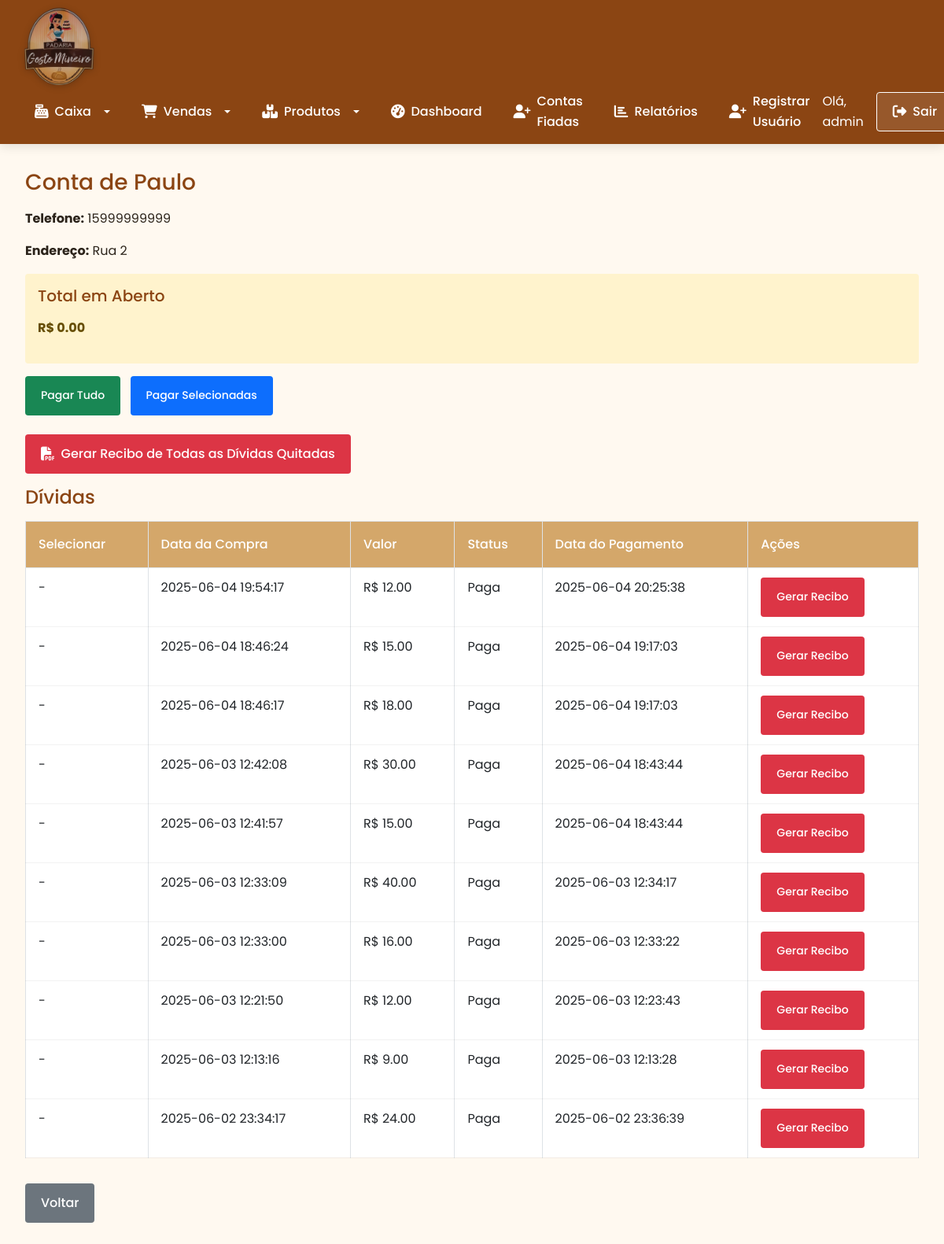
The app's page /ver_conta_cliente/1 (signed in), older data.
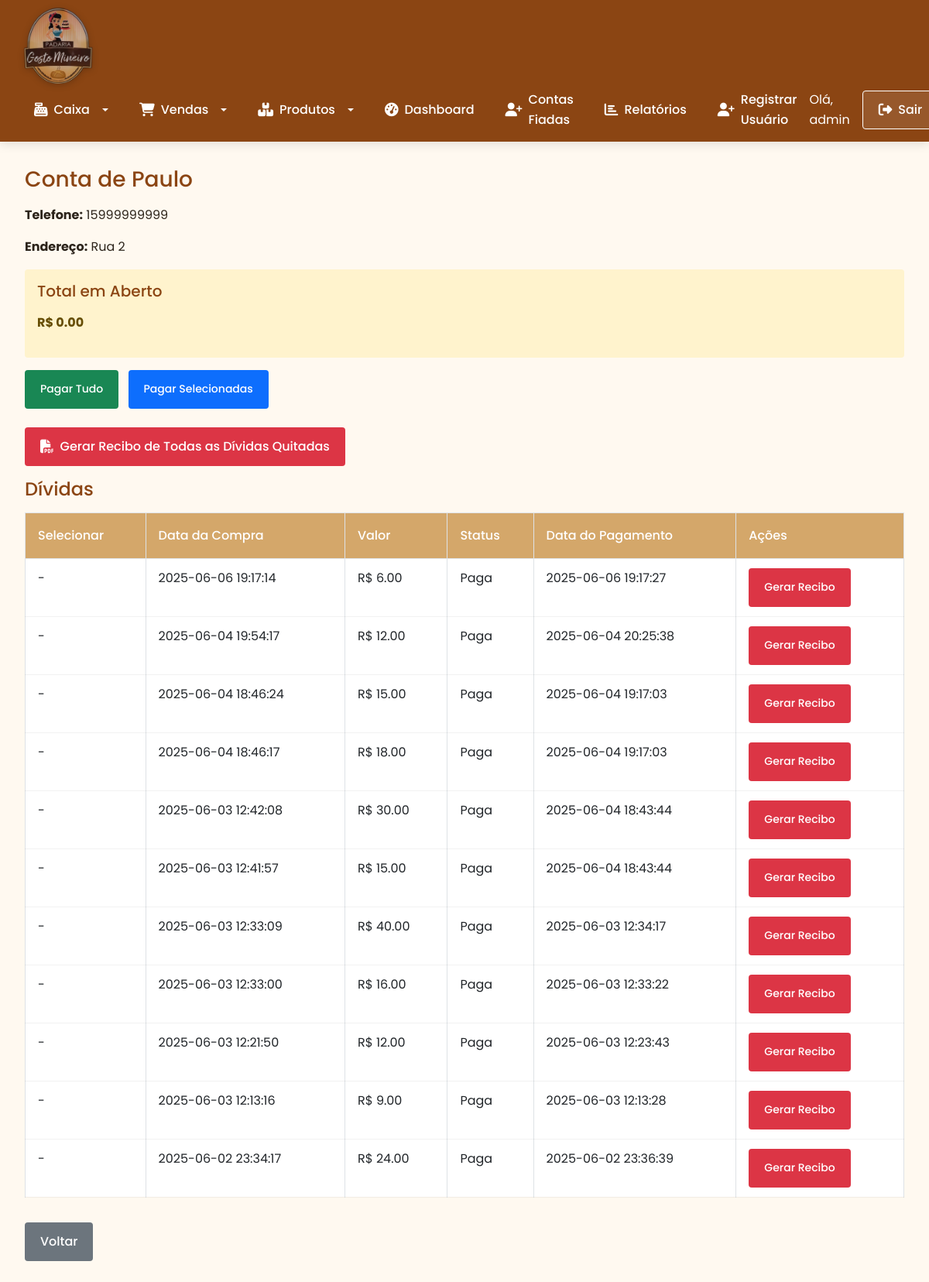
The same page, newer data.
### tables this page shows
CREATE TABLE contas_fiadas (
    id INTEGER PRIMARY KEY AUTOINCREMENT,
    cliente_id INTEGER NOT NULL,
    venda_id INTEGER NOT NULL,
    valor REAL NOT NULL,
    pago BOOLEAN DEFAULT 0,
    data_venda TEXT NOT NULL,
    data_pagamento TEXT,
    FOREIGN KEY(cliente_id) REFERENCES clientes(id),
    FOREIGN KEY(venda_id) REFERENCES vendas(id)
);

CREATE TABLE vendas (
    id INTEGER PRIMARY KEY AUTOINCREMENT,
    data_hora TEXT NOT NULL,
    usuario_id INTEGER NOT NULL,
    valor_total REAL NOT NULL,
    forma_pagamento TEXT NOT NULL,
    FOREIGN KEY(usuario_id) REFERENCES usuarios(id)
);

### app.py (the view)
@app.route('/ver_conta_cliente/<int:cliente_id>')
@login_required
def ver_conta_cliente(cliente_id):
    db = get_db()
    cliente = db.execute('SELECT * FROM clientes WHERE id = ?', (cliente_id,)).fetchone()
    if not cliente:
        flash("Cliente não encontrado.")
        return redirect(url_for('listar_clientes'))
    dividas = db.execute('''
        SELECT f.id, v.data_hora, f.valor, c.nome, f.pago, f.data_pagamento
        FROM contas_fiadas f
        JOIN clientes c ON f.cliente_id = c.id
        JOIN vendas v ON f.venda_id = v.id
        WHERE f.cliente_id = ?
        ORDER BY f.data_venda DESC
    ''', (cliente_id,)).fetchall()
    total_devido = db.execute('''
        SELECT SUM(valor) FROM contas_fiadas
        WHERE cliente_id = ? AND pago = 0
    ''', (cliente_id,)).fetchone()[0] or 0.0
    dividas_pagas = db.execute('''
        SELECT f.valor, v.data_hora
        FROM contas_fiadas f
        JOIN vendas v ON f.venda_id = v.id
        WHERE f.cliente_id = ? AND f.pago = 1
    ''', (cliente_id,)).fetchall()
    total_pago = sum(d[0] for d in dividas_pagas)
    return render_template('ver_conta_cliente.html', cliente=cliente, dividas=dividas, total_devido=total_devido, total_pago=total_pago)

### app.py (called while the page is built)
@app.before_request
def make_session_permanent():
    session.permanent = True  # Ativa expiração da sessão

@login_manager.user_loader
def load_user(user_id):
    db = get_db()
    cur = db.execute('SELECT * FROM usuarios WHERE id = ?', (user_id,))
    user = cur.fetchone()
    if user:
        return User(user[0], user[1], user[3])
    return None

### database.py (called while the page is built)
def get_db():
    db = getattr(g, '_database', None)
    if db is None:
        db = g._databse = sqlite3.connect(DATABASE)
        db.row_factory = sqlite3.Row
    return db

def close_connection(exception):
    db = getattr(g, '_database', None)
    if db is not None:
        db.close()

### templates/ver_conta_cliente.html (shortened to what this page needs)
{% extends "base.html" %}
{% block content %}
<h3>Conta de {{ cliente.nome }}</h3>
<p><strong>Telefone:</strong> {{ cliente.telefone or '-' }}</p>
<p><strong>Endereço:</strong> {{ cliente.endereco or '-' }}</p>
<div class="alert alert-warning">
    <h5>Total em Aberto</h5>
    <p><strong>R$ {{ "%.2f"|format(total_devido) }}</strong></p>
</div>
<div class="mb-3">
    <form action="{{ url_for('pagar_dividas_cliente', cliente_id=cliente.id, tipo='todas') }}" method="POST" class="d-inline me-2">
        <button type="submit" class="btn btn-sm btn-success">Pagar Tudo</button>
    </form>
    <form action="{{ url_for('pagar_dividas_cliente', cliente_id=cliente.id, tipo='selecionadas') }}" method="POST" class="d-inline">
        <button type="submit" class="btn btn-sm btn-primary" onclick="confirmarPagamento()">Pagar Selecionadas</button>
    </form>
       {% if total_pago > 0 %}
            <div class="mt-4">
                <a href="{{ url_for('gerar_recibo_dividas_quitadas', cliente_id=cliente.id) }}" class="btn btn-danger">
                    <i class="fas fa-file-pdf"></i> Gerar Recibo de Todas as Dívidas Quitadas
                </a>
            </div>
        {% endif %}
</div>
<h4>Dívidas</h4>
<table class="table table-bordered">
    <thead>
        <tr>
            <th>Selecionar</th>
            <th>Data da Compra</th>
            <th>Valor</th>
            <th>Status</th>
            <th>Data do Pagamento</th>
            <th>Ações</th>
        </tr>
    </thead>
    <tbody>
        {% for divida in dividas %}
            <tr>
                <td>
                    {% if divida[4] == 0 %}
                    <input type="checkbox" name="divida_ids" value="{{ divida[0] }}">
                    {% else %}
                        -
                    {% endif %}
                </td>
                <td>{{ divida[1] }}</td>
                <td>R$ {{ "%.2f"|format(divida[2]) }}</td>
                <td>{{ 'Paga' if divida[4] == 1 else 'Em Aberto' }}</td>
                <td>{{ divida[5] or '-' }}</td>
                <td>
                    {% if divida[4] == 1 %}
                        <a href="{{ url_for('gerar_recibo_pagamento', id=divida[0]) }}" class="btn btn-sm btn-danger">Gerar Recibo</a>
                    {% else %}
                        <form action="{{ url_for('pagar_divida', id=divida[0]) }}" method="POST" class="d-inline">
                            <button type="submit" class="btn btn-sm btn-success">Quitar</button>
                        </form>
                {% endif %}
                </td>
            </tr>
        {% endfor %}
    </tbody>
</table>
<a href="{{ url_for('listar_clientes') }}" class="btn btn-secondary mt-3">Voltar</a>
{% endblock %}

Row changes from the older to the newer data that the page shows:
added contas_fiadas: data_hora "2025-06-06 19:17:14", valor "6.00", pago "Paga", data_pagamento "2025-06-06 19:17:27"
